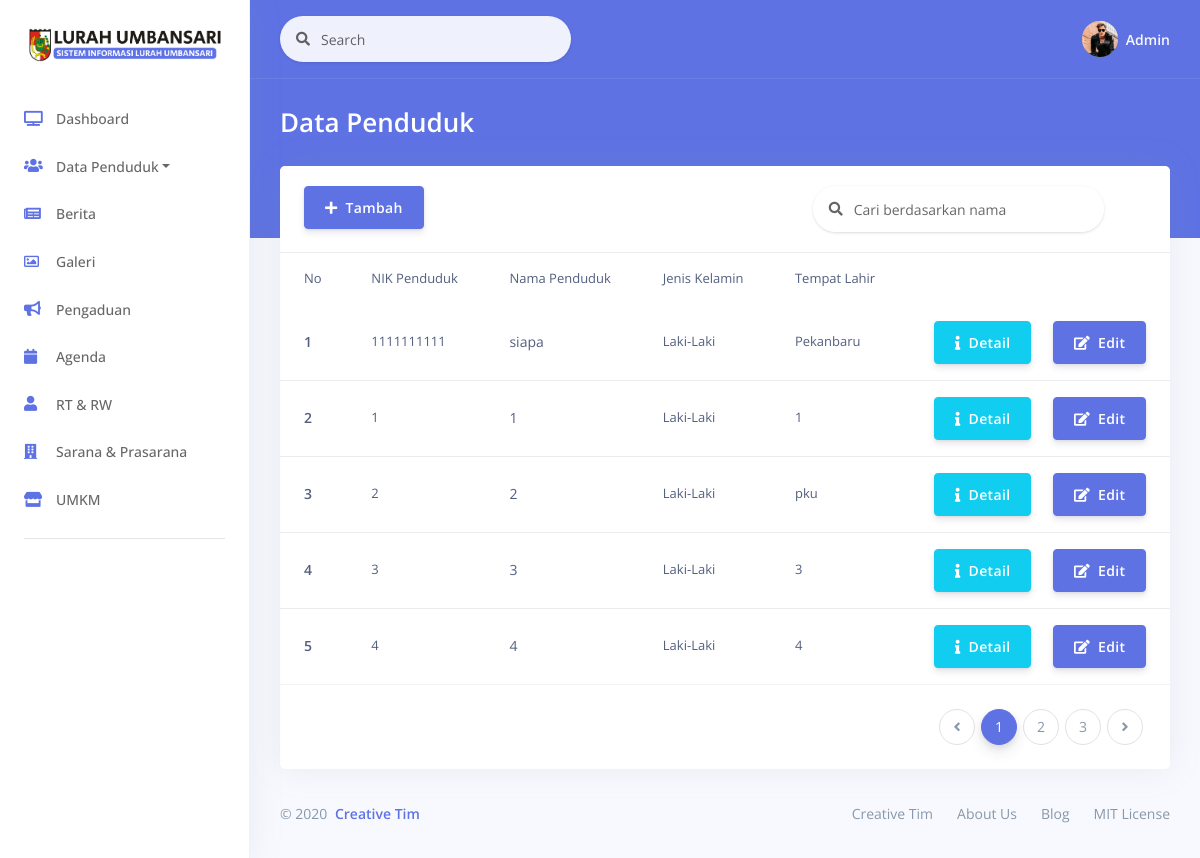
Before: /index.php/penduduk with the older database file.
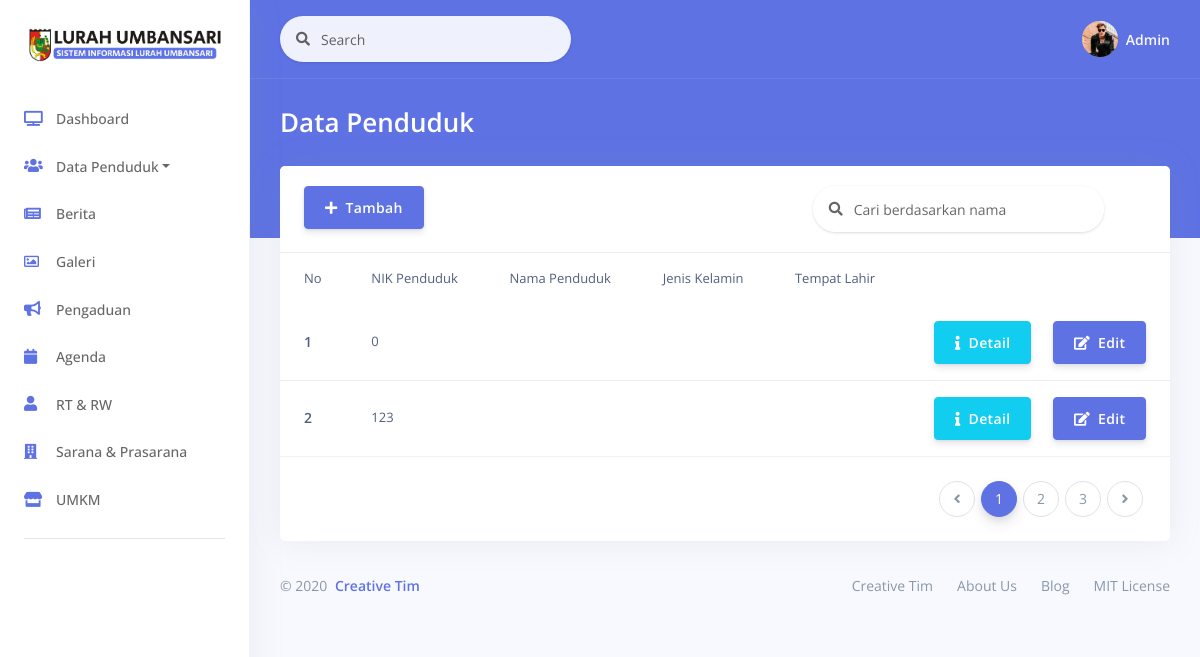
After: the same page with the newer database file.
### tables this page shows
CREATE TABLE `penduduk` (
  `pndk_id` int(10) NOT NULL,
  `pndk_nik` bigint(16) NOT NULL,
  `pndk_nokk` varchar(50) DEFAULT NULL,
  `pndk_alamat` varchar(50) DEFAULT NULL,
  `rt_id` int(5) NOT NULL,
  `rw_id` int(5) NOT NULL,
  `pndk_fullname` varchar(100) DEFAULT NULL,
  `pndk_jk` varchar(100) DEFAULT NULL,
  `pndk_tmp_lahir` varchar(100) DEFAULT NULL,
  `pndk_tgl_lahir` date DEFAULT NULL,
  `pndk_tlp` varchar(50) DEFAULT NULL,
  `agm_id` int(5) NOT NULL,
  `goldr_id` int(5) NOT NULL,
  `pnd_id` int(5) NOT NULL,
  `pkrj_id` int(5) NOT NULL,
  `sts_hub_id` int(5) NOT NULL,
  `stspnkn_id` int(5) NOT NULL,
  `pndk_akta_kawin` varchar(255) DEFAULT NULL,
  `pndk_akta_cerai` varchar(255) DEFAULT NULL,
  `pndk_kelainan` varchar(255) DEFAULT NULL,
  `pndk_desalurah` varchar(255) DEFAULT NULL,
  `pndk_kecamatan` varchar(255) DEFAULT NULL,
  `pndk_kabupatenkota` varchar(255) DEFAULT NULL,
  `pndk_provinsi` varchar(255) DEFAULT NULL,
  `pndk_kodepos` int(10) DEFAULT NULL,
  `pndk_tgl_kawin` date DEFAULT NULL,
  `pndk_nopaspor` varchar(255) DEFAULT NULL,
  `pndk_nama_ayah` varchar(255) DEFAULT NULL,
  `pndk_nama_ibu` varchar(255) DEFAULT NULL,
  `pndk_foto` varchar(255) NOT NULL DEFAULT 'default.png',
  `pndk_tgl_tambah` datetime NOT NULL DEFAULT current_timestamp(),
  `pndk_tlpkeluarga` varchar(255) DEFAULT NULL,
  `pndk_tgl_berakhir_paspor` date DEFAULT NULL,
  `pndk_akta_lahir` varchar(255) DEFAULT NULL,
  `pndk_noakta_lahir` varchar(255) DEFAULT NULL,
  `pndk_noakta_kawin` varchar(255) DEFAULT NULL,
  `pndk_noakta_cerai` varchar(255) DEFAULT NULL,
  `pndk_tgl_cerai` date DEFAULT NULL,
  `pndk_cacat` varchar(255) DEFAULT NULL,
  `pndk_nik_ayah` varchar(255) DEFAULT NULL,
  `pndk_nik_ibu` varchar(255) DEFAULT NULL,
  `pndk_namakk` varchar(255) DEFAULT NULL,
  `pndk_umur` int(11) DEFAULT NULL
);

### application/controllers/Penduduk.php (called while the page is built, shortened)
<?php
class Penduduk extends CI_Controller
{
    public function __construct()
    {
        $this->load->model('Penduduk_model');
        $this->load->model('Rw_model');
        $this->load->model('Rt_model');
        $this->load->model('Agama_model');
        $this->load->model('Gol_darah_model');
        $this->load->model('Pekerjaan_model');
        $this->load->model('Pendidikan_model');
        $this->load->model('Sts_hub_kel_model');
        $this->load->model('Sts_pernikahan_model');
    }
    function index()
    {
        $data['judul'] = "Halaman Penduduk";
        $data['penduduk'] = $this->Penduduk_model->get();
        $this->load->view("layout/header", $data);
        $this->load->view("data_penduduk/vw_penduduk", $data);
        $this->load->view("layout/footer", $data);
    }
}

### index.php (called while the page is built, shortened)
<?php
require_once BASEPATH.'core/CodeIgniter.php';

### application/models/Penduduk_model.php (called while the page is built, shortened)
<?php
class Penduduk_model extends CI_Model
{
    public $table = 'penduduk';
    public function get(){
        $this->db->from($this->table);
        $query = $this->db->get();
        return $query->result_array();
    }
}

### application/views/data_penduduk/vw_penduduk.php (the view, shortened to what the changed rows need)
<div class="main-content" id="panel">
    <div class="container-fluid mt--6">
        <div class="row">
            <div class="col">
                <div class="card">
                    <div class="table-responsive">
                        <table class="table align-items-center table-flush">
                            <thead class="thead-light">
                                <tr>
                                    <td scope="col" class="sort" data-sort="id">No</td>
                                    <td scope="col" class="sort" data-sort="nik">NIK Penduduk</td>
                                    <td scope="col" class="sort" data-sort="nama">Nama Penduduk</td>
                                    <td scope="col">Jenis Kelamin</td>
                                    <td scope="col" class="sort" data-sort="asal">Tempat Lahir</td>
                                    <td scope="col"></td>
                                </tr>
                            </thead>
                            <tbody class="list">
                                <?php
                                $i = 1;
                                foreach ($penduduk as $p) {
                                ?>
                                    <tr>
                                        <th scope="row">
                                            <div class="media-body">
                                                <span class="name mb-0 text-sm"><?= $i ?></span>
                                            </div>
                                        </th>
                                        <td class="budget">
                                            <?= $p['pndk_nik'] ?>
                                        </td>
                                        <td>
                                            <span class="badge badge-dot mr-4">
                                                <span class="status"><?= $p['pndk_fullname'] ?></span>
                                            </span>
                                        </td>
                                        <td>
                                            <?= $p['pndk_jk'] ?>
                                        </td>
                                        <td>
                                            <div class="d-flex align-items-center">
                                                <span class="completion mr-2"><?= $p['pndk_tmp_lahir'] ?></span>
                                            </div>
                                        </td>
                                        <td class="text-right">
                                            <a href="<?= site_url('Penduduk/detail/') . $p['pndk_id']; ?>" class="btn btn-info"><i class="fas fa-info"></i>&nbsp;&nbsp;Detail</a>&nbsp;&nbsp;&nbsp;
                                            <a href="<?= site_url('Penduduk/edit/') . $p['pndk_id']; ?>" class="btn btn-primary"><i class="fas fa-edit"></i>&nbsp;&nbsp;Edit</a>
                                        </td>
                                    </tr>
                                <?php $i++;
                                } ?>
                            </tbody>
                        </table>
                    </div>
                </div>
            </div>
        </div>

Changed rows visible on the page:
removed penduduk: pndk_nik "1111111111", pndk_fullname "siapa", pndk_jk "Laki-Laki", pndk_tmp_lahir "Pekanbaru"
removed penduduk: pndk_nik "1", pndk_fullname "1", pndk_jk "Laki-Laki", pndk_tmp_lahir "1"
removed penduduk: pndk_nik "3", pndk_fullname "3", pndk_jk "Laki-Laki", pndk_tmp_lahir "3"
changed penduduk (number 1 of 2 on the later page): pndk_nik "2" → "0"; pndk_fullname "2" → (not shown); pndk_jk "Laki-Laki" → (not shown); pndk_tmp_lahir "pku" → (not shown)
changed penduduk (number 2 of 2 on the later page): pndk_nik "4" → "123"; pndk_fullname "4" → (not shown); pndk_jk "Laki-Laki" → (not shown); pndk_tmp_lahir "4" → (not shown)
